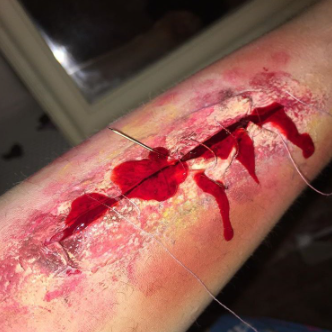
#> input picture src/main/python/wound2.png, 332 x 332 px
$ python -i script.py   (imports and definitions only)
#> lines starting #> are read from the running program, lines starting #| are printed output that depends on the picture; after the words box and inside, x2 and y2 are one past the last pixel; in counts of white or black regions, pixels touching at a corner belong together
import cv2
import numpy as np
import math
from os.path import dirname, join

def main():

    ## Read
    #path = r'Documents/wound.PNG'
    #path = 'C:/Users/annik/wound.png'
    path = join(dirname(__file__), 'wound2.png')
    frame = cv2.imread(path)
#> frame is the input picture: shape (332, 332, 3); mean B, G, R 80.2, 88.7, 140.8
    print(frame)
#> (printed output is left out)

    ## convert to hsv
    hsv = cv2.cvtColor(frame, cv2.COLOR_BGR2HSV)
#> hsv: shape (332, 332, 3); mean H, S, V 40.3, 109.8, 141

    ## mask of green (36,0,0) ~ (70, 255,255)
    mask = cv2.inRange(hsv, (0, 120, 70), (10, 255,255))
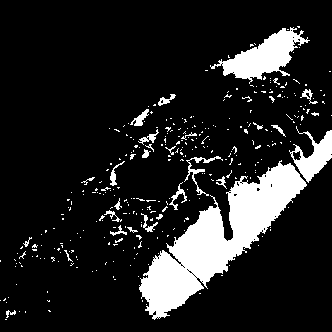
#> mask: shape (332, 332); 13.6% white; 326 white regions (297 under 20 px)
    # [14 lines of commented-out code are left out]
    res = cv2.bitwise_and(frame,frame, mask= mask)
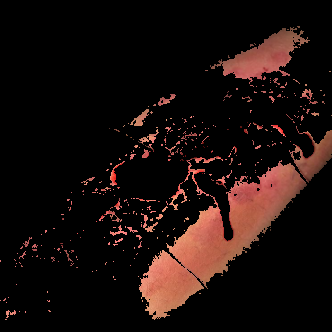
#> res: shape (332, 332, 3); mean B, G, R 11.7, 14.1, 25.7

    font = cv2.FONT_HERSHEY_SIMPLEX
    cv2.putText(frame,'Scan the wound in the frame: ',(0,50), font, 1, (99,74,154), 3, cv2.LINE_AA)

    # Calculating percentage area
    try:
        contours,hierarchy= cv2.findContours(mask,cv2.RETR_TREE,cv2.CHAIN_APPROX_SIMPLE)
#> contours = 377 contours, 360 with area under 20; largest, box (x1, y1, x2, y2) and area: (139, 160, 307, 320) 8866, (210, 27, 310, 84) 2050, (289, 126, 332, 183) 950, (184, 156, 223, 196) 140, (130, 109, 149, 126) 99
        cnt = max(contours, key = lambda x: cv2.contourArea(x))
#> cnt = contour of 509 points, box (x1, y1, x2, y2) (139, 160, 307, 320), area 8866

        epsilon = 0.0005*cv2.arcLength(cnt,True)
#> epsilon = 0.463
        approx= cv2.approxPolyDP(cnt,epsilon,True)
#> approx = contour of 353 points, box (x1, y1, x2, y2) (139, 160, 307, 320), area 8888

        areacnt = cv2.contourArea(cnt)
#> areacnt = 8866.5
        arearatio=((areacnt)/208154)*100
#> arearatio = 4.26

        boxes = []
        for c in cnt:
            (x, y, w, h) = cv2.boundingRect(c)
            boxes.append([x,y, x+w,y+h])
#> this loop made 509 passes
#> (x, y) on passes 1 to 3: (281, 160), (280, 161), (279, 161)
#> after the loop, boxes = 509 items, first 6: [281, 160, 282, 161], [280, 161, 281, 162], [279, 161, 280, 162], [279, 162, 280, 163], [278, 163, 279, 164], [278, 165, 279, 166]

        boxes = np.asarray(boxes)
#> boxes = 509 rows, first 6: [281, 160, 282, 161], [280, 161, 281, 162], [279, 161, 280, 162], [279, 162, 280, 163], [278, 163, 279, 164], [278, 165, 279, 166]
        # need an extra "min/max" for contours outside the frame
        left = np.min(boxes[:,0])
#> left = 139
        top = np.min(boxes[:,1])
#> top = 160
        right = np.max(boxes[:,2])
#> right = 307
        bottom = np.max(boxes[:,3])
#> bottom = 320

        cv2.rectangle(frame, (left,top), (right,bottom), (255, 0, 0), 2)
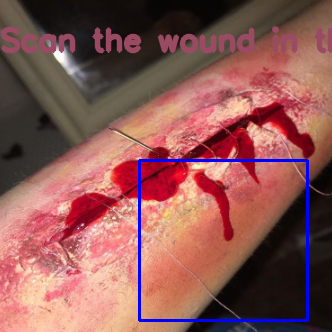
#> frame: shape (332, 332, 3); mean B, G, R 84.8, 87.6, 140.6

    except:
        pass

    # Press SpaceBar for
    '''if m==32:
        print("The area of the wound is: ", arearatio * 0.6615, "cm squared.")
        print("The area of the Custom-Aid is: ", (right - left)*(bottom - top)*2.989*pow(10, -4), "cm squared.")
        print("The length is equal to: ", (right - left) / 95.23, "cm.")
        print("The width is equal to: ", (bottom - top) / 95.23, "cm.")'''
    return "The area of the bandage should be: "+str((right-left)*(bottom-top)*2.989*pow(10, -4))+" cm squared.\nLength: "+str((right-left)/57.8)+" cm, Width: "+ str((bottom - top) / 57.8)+" cm."
    #return arearatio, (right - left)*(bottom - top)*2.989*pow(10, -4), (right - left) / 95.23, (bottom - top) / 95.23

#cv2.destroyAllWindows()

>>> result = main()

$ run again, with src/main/python/wound.png copied over src/main/python/wound2.png
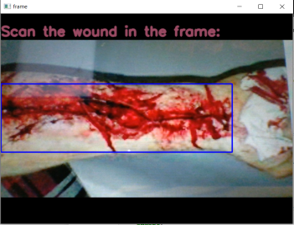
#> input picture src/main/python/wound.png, 294 x 225 px
#> in main, frame is the input picture: shape (225, 294, 3); mean B, G, R 96.9, 95.4, 109.8
#> (printed output is left out)
#> hsv: shape (225, 294, 3); mean H, S, V 50.3, 67.9, 122
#> in main, `mask = cv2.inRange(hsv, (0, 120, 70), (10, 255,255))`:
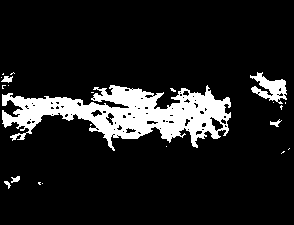
#> mask: shape (225, 294); 12% white; 22 white regions (16 under 20 px)
#> contours = 95 contours, 78 with area under 20; largest, box (x1, y1, x2, y2) and area: (2, 85, 231, 151) 7134, (250, 72, 287, 104) 504, (209, 116, 224, 132) 100, (105, 112, 115, 126) 64, (90, 109, 103, 118) 53
#> cnt = contour of 649 points, box (x1, y1, x2, y2) (2, 85, 231, 151), area 7134
#> epsilon = 0.625
#> approx = contour of 394 points, box (x1, y1, x2, y2) (2, 85, 231, 151), area 7170
#> areacnt = 7134
#> arearatio = 3.43
#> the loop in main, `for c in cnt:` made 649 passes
#> (x, y) on passes 1 to 3: (110, 85), (110, 86), (109, 87)
#> after the loop in main, `for c in cnt:`: boxes = 649 items, first 6: [110, 85, 111, 86], [110, 86, 111, 87], [109, 87, 110, 88], [109, 88, 110, 89], [110, 88, 111, 89], [111, 87, 112, 88]
#> in main, `boxes = np.asarray(boxes)`: boxes = 649 rows, first 6: [110, 85, 111, 86], [110, 86, 111, 87], [109, 87, 110, 88], [109, 88, 110, 89], [110, 88, 111, 89], [111, 87, 112, 88]
#> left = 2
#> top = 85
#> right = 231
#> bottom = 151
#> in main, `cv2.rectangle(frame, (left,top), (right,bottom), (255, 0, 0), 2)`:
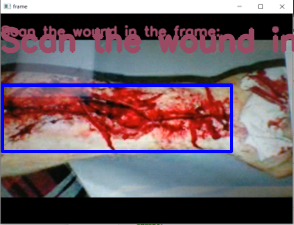
#> frame: shape (225, 294, 3); mean B, G, R 100.3, 92.8, 110.8
